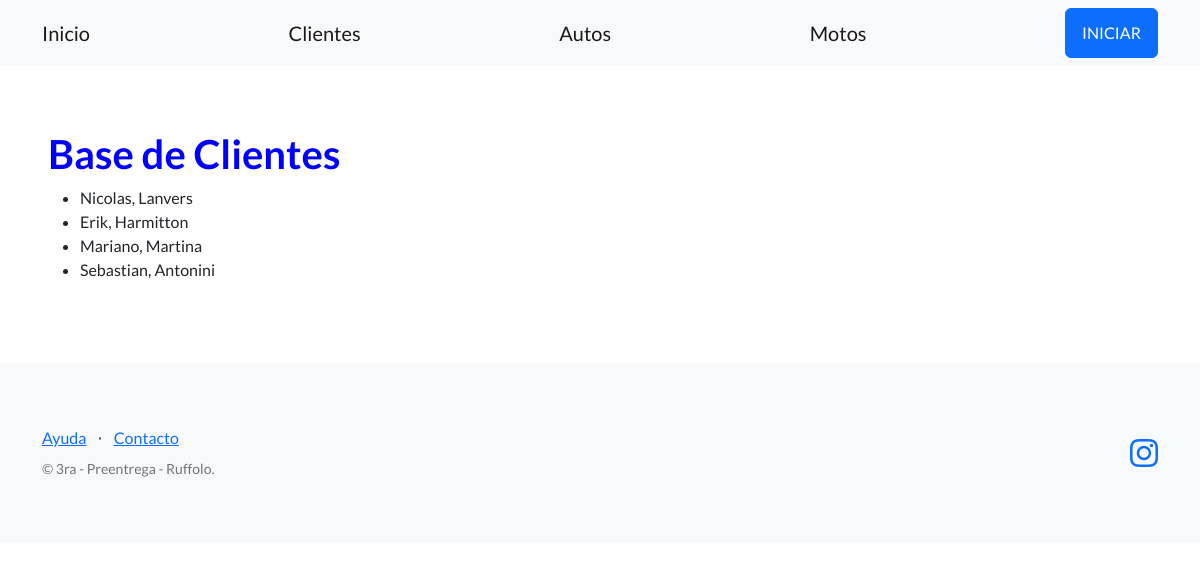
The page /ficheros/clientes/ on the database as committed earlier.
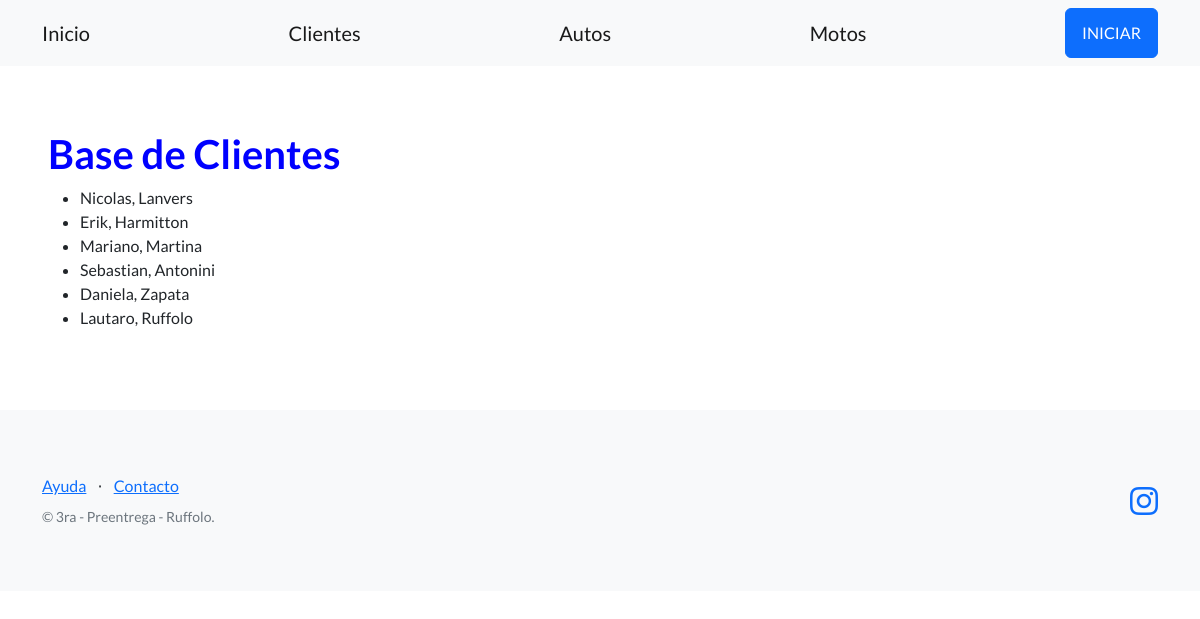
The same page on the database as committed later.
### Ficheros/models.py (models this page shows, shortened)
class Cliente(models.Model):
    nombre = models.CharField(max_length=100)
    apellido = models.CharField(max_length=100)
    email = models.EmailField()

### Ficheros/views.py (the view)
# urls.py: path("clientes/", listar_clientes, name="lista_clientes"),
def listar_clientes(request):
    contexto ={
        "clientes" : Cliente.objects.all()
    }
    http_response = render(
        request=request,
        template_name='Ficheros/lista_clientes.html',
        context=contexto,
    )
    return http_response

### Ficheros/templates/Ficheros/lista_clientes.html (shortened to what this page needs)
{% extends "base.html" %}
    {% block contenido %}
    <h1 style="color:blue;">
      Base de Clientes
    </h1>
    <ul>
    {% for cliente in clientes %}
    <li>
      {{ cliente.nombre}}, {{ cliente.apellido}}
    </li>
    {% endfor %}
    </ul>
    {% endblock contenido %}

### templates_base/base.html (shortened to what this page needs)
{% load static %}
<!DOCTYPE html>
<html lang="en">
    <head>
        <link href="https://cdn.jsdelivr.net/npm/bootstrap-icons@1.5.0/font/bootstrap-icons.css" rel="stylesheet" type="text/css" />
        <link href="{% static 'css/styles.css' %}" rel="stylesheet" />
    </head>
    <body>
        <nav class="navbar navbar-light bg-light static-top">
            <div class="container">
                <a class="navbar-brand" href="{% url 'inicio' %}">Inicio</a>
                <a class="navbar-brand" href="{% url 'lista_clientes' %}">Clientes</a>
                <a class="navbar-brand" href="{% url 'lista_autos' %}">Autos</a>
                <a class="navbar-brand" href="{% url 'lista_motos' %}">Motos</a>
                <a class="btn btn-primary" href="#signup">INICIAR</a>
            </div>
        </nav>
        <section style="padding:4rem 3rem;">
            {% block contenido %}
            {% endblock contenido %}
        </section>
        <footer class="footer bg-light">
            <div class="container">
                <div class="row">
                    <div class="col-lg-6 h-100 text-center text-lg-start my-auto">
                        <ul class="list-inline mb-2">
                            <li class="list-inline-item"><a href="#!">Ayuda</a></li>
                            <li class="list-inline-item">⋅</li>
                            <li class="list-inline-item"><a href="#!">Contacto</a></li>
                        </ul>
                        <p class="text-muted small mb-4 mb-lg-0">&copy; 3ra - Preentrega - Ruffolo.</p>
                    </div>
                    <div class="col-lg-6 h-100 text-center text-lg-end my-auto">
                        <ul class="list-inline mb-0">
                            <li class="list-inline-item">
                                <a href="https://www.instagram.com/lucianoruffolo"><i class="bi-instagram fs-3"></i></a>
                            </li>
                        </ul>
                    </div>
                </div>
            </div>
        </footer>
    </body>
</html>

Rows that differ between the two databases and show on the page:
added Cliente: nombre "Daniela", apellido "Zapata"
added Cliente: nombre "Lautaro", apellido "Ruffolo"
